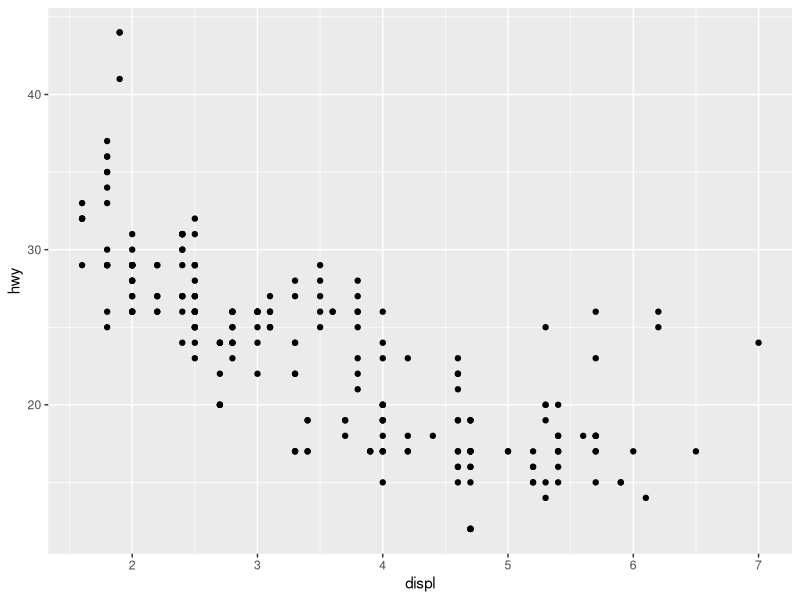
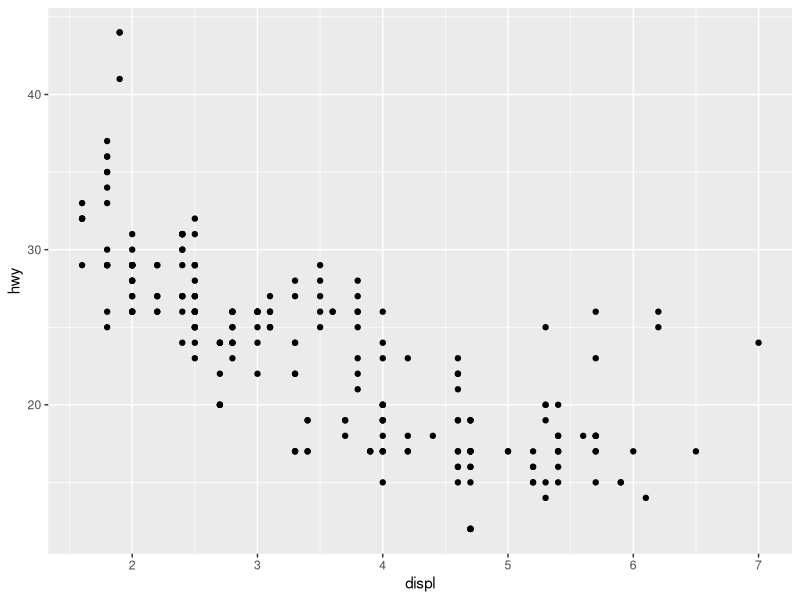
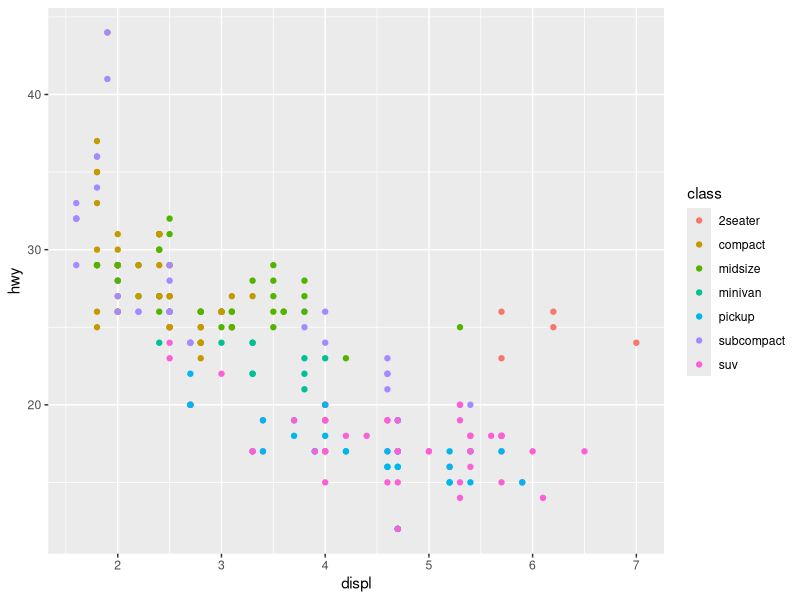
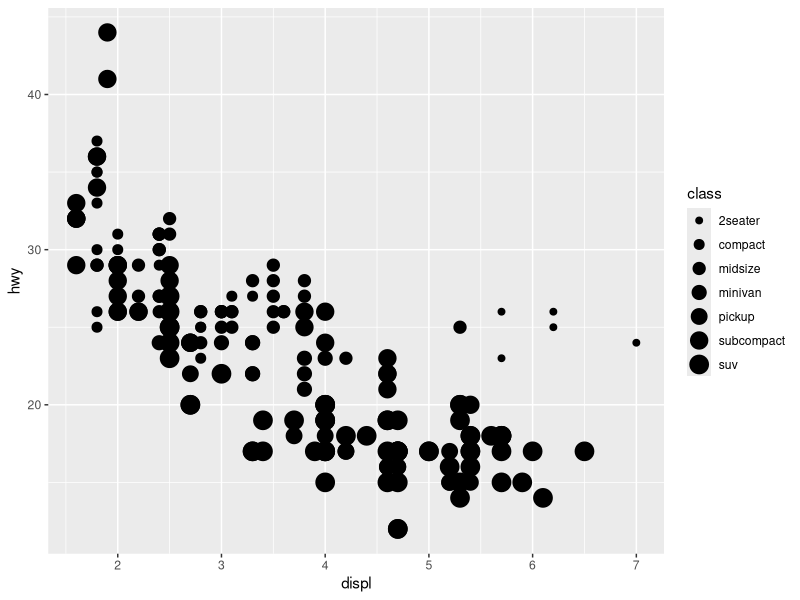
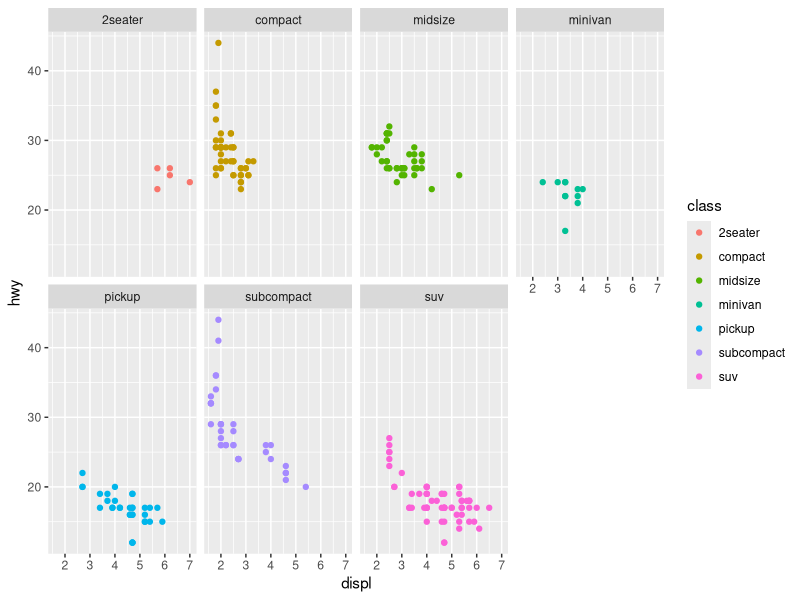
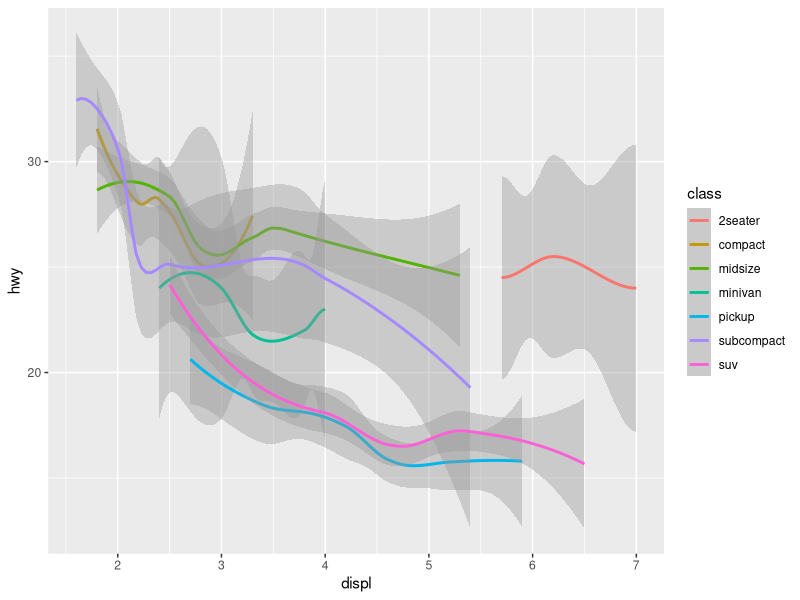
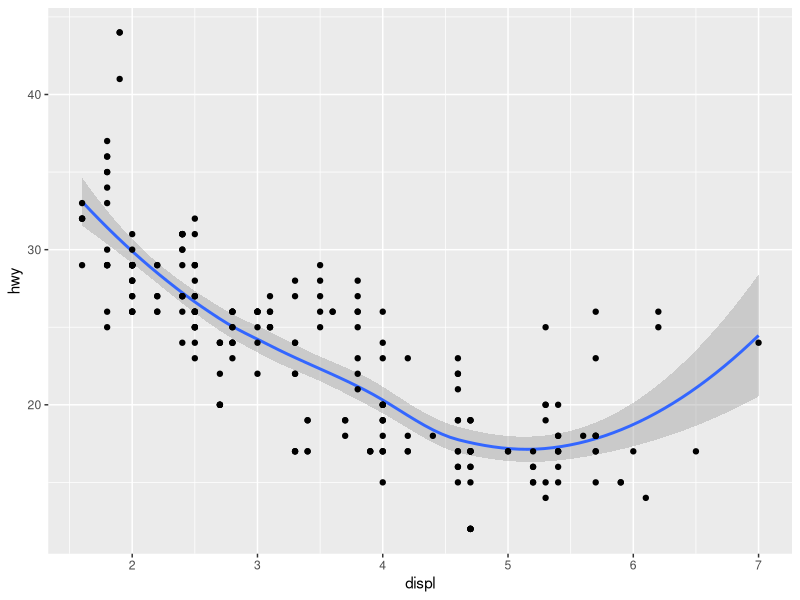
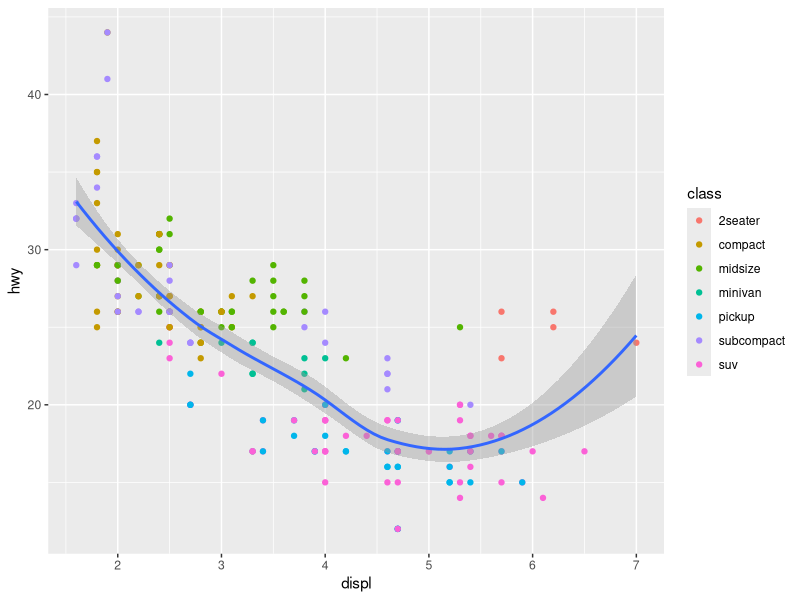

Generate these figures, in order, with R:
library(tidyverse)

#### now we are going to show mpg dataset in R which is already in ggplot pacakage
ggplot2::mpg

#creating a plot for engine size (displ) vs fuel efficiency (mpg)
ggplot(data = mpg)+geom_point(mapping = aes(x=displ, y = hwy))

#another method try
ggplot(mpg, aes(displ,hwy))+geom_point() #aes here is aesthetic - to include size, shape or colour of the points


#let us try some different approaches now


# color
ggplot(mpg, aes(displ,hwy))+geom_point(aes(color = class))

#size
ggplot(mpg, aes(displ,hwy))+geom_point(aes(size = class))

#alpha - transparency, #shape - different shape

#facet-wrap

ggplot(mpg, aes(displ,hwy))+geom_point(aes(color = class))+facet_wrap(~class, nrow = 2)

#smooth plots instead of points
ggplot(mpg, aes(displ,hwy))+geom_smooth(aes(color = class))

ggplot(mpg, aes(displ,hwy))+geom_smooth()+geom_point()

##ultimate point and smooth stuff

ggplot(mpg, aes(displ,hwy))+geom_point(aes(color = class))+geom_smooth() #provides a smooth pattern and line through the data points
ggplot(mpg, aes(displ,hwy))+geom_point(aes(color = class))+geom_smooth(data = filter(mpg, class == "subcompact"), se = F) #smooth only through subcompact cars
ggplot(mpg, aes(displ,hwy))+geom_point(aes(color = class))+geom_smooth(data = filter(mpg, class == "subcompact"), se = T) #se = T brings along the shade

##bar plots, stat counts and legend

ggplot(mpg, aes(year))+stat_count()
